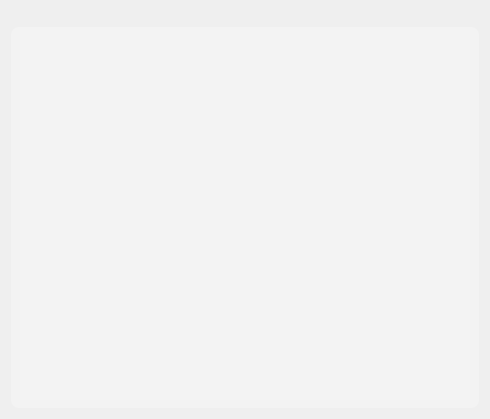
<?xml version="1.0" encoding="UTF-8"?>
<ui version="4.0">
 <class>Frame</class>
 <widget class="QFrame" name="Frame">
  <property name="geometry">
   <rect>
    <x>0</x>
    <y>0</y>
    <width>490</width>
    <height>419</height>
   </rect>
  </property>
  <property name="windowTitle">
   <string>Frame</string>
  </property>
  <property name="styleSheet">
   <string notr="true">QScrollArea{
	background: transparent; border: none
}

#widget {
	background-color: rgb(243, 243, 243);
	border-radius: 8px;
}</string>
  </property>
  <layout class="QVBoxLayout" name="verticalLayout_2">
   <item alignment="Qt::AlignRight|Qt::AlignTop">
    <widget class="CommandBar" name="commandbar" native="true">
     <property name="minimumSize">
      <size>
       <width>0</width>
       <height>10</height>
      </size>
     </property>
    </widget>
   </item>
   <item>
    <widget class="SmoothScrollArea" name="scrollArea">
     <property name="widgetResizable">
      <bool>true</bool>
     </property>
     <widget class="QWidget" name="widget">
      <property name="geometry">
       <rect>
        <x>0</x>
        <y>0</y>
        <width>472</width>
        <height>385</height>
       </rect>
      </property>
     </widget>
    </widget>
   </item>
  </layout>
 </widget>
 <customwidgets>
  <customwidget>
   <class>CommandBar</class>
   <extends>QWidget</extends>
   <header>qfluentwidgets</header>
   <container>1</container>
  </customwidget>
  <customwidget>
   <class>SmoothScrollArea</class>
   <extends>QScrollArea</extends>
   <header>qfluentwidgets</header>
   <container>1</container>
  </customwidget>
 </customwidgets>
 <resources/>
 <connections/>
</ui>
